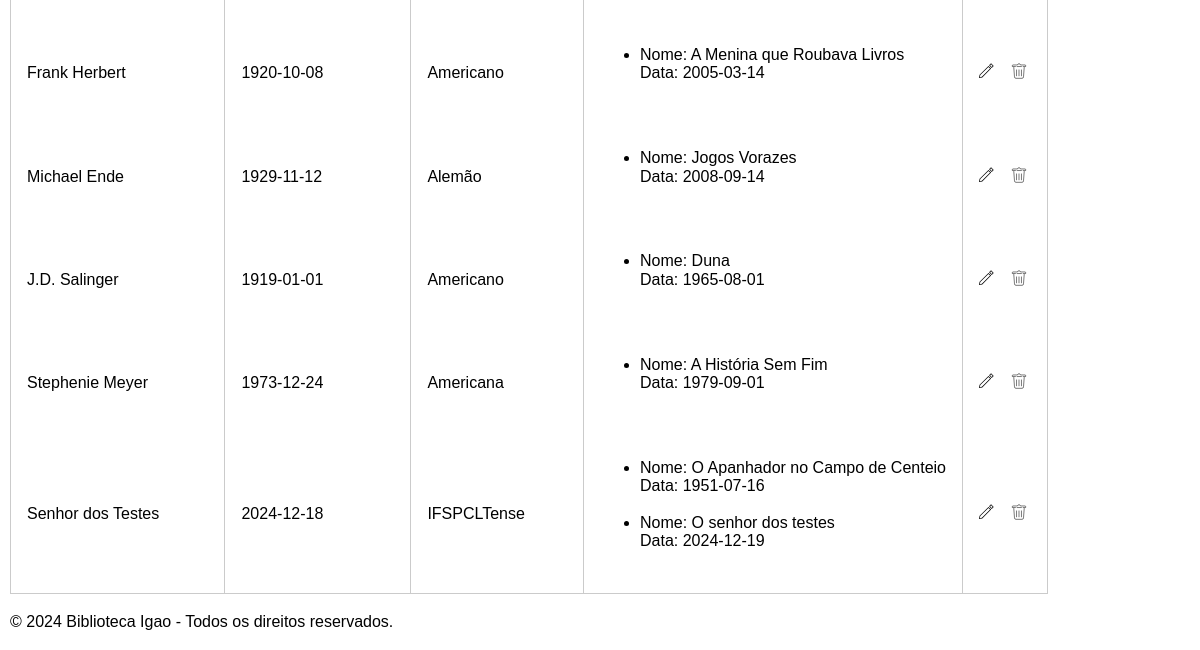
Page /authors/autores (lower part) on the earlier database version.
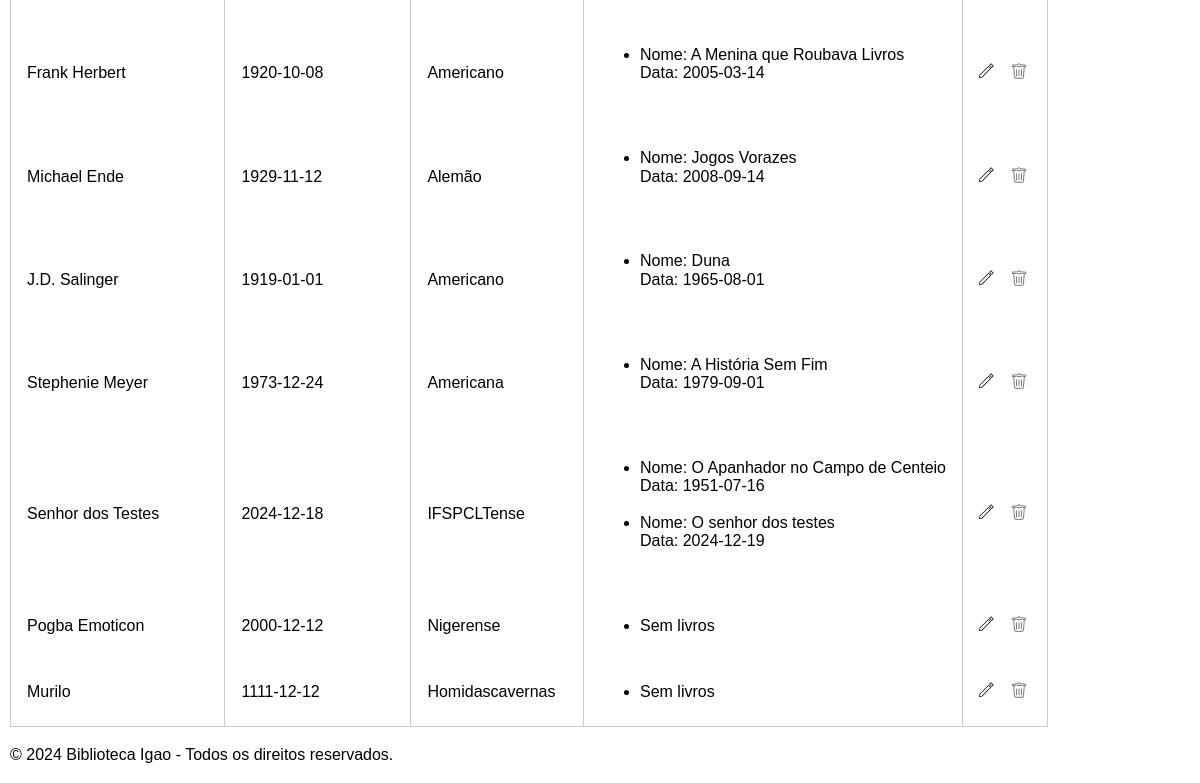
Same page on the later database version.
### Uniao/model/Autores.py (models this page shows)
class Autores(database.Model):
    id = database.Column(database.Integer, primary_key=True)
    nome = database.Column(database.String(100), nullable=False)
    data_nascimento = database.Column(database.Date, nullable=True)
    nacionalidade = database.Column(database.String(50), nullable=False)
    livros = database.relationship("Livros", back_populates="autor", lazy=True)
    def JSonificar(self):
        return {
            "id": self.id,
            "nome": self.nome,
            "data_nascimento": self.data_nascimento.isoformat() if self.data_nascimento else None,
            "nacionalidade": self.nacionalidade,
            "livros": [livro.JSonificar() for livro in self.livros]
        }

### Uniao/model/Livros.py (models this page shows)
class Livros(database.Model):
    id = database.Column(database.Integer, primary_key=True)
    titulo = database.Column(database.String(150), nullable=False)
    isbn = database.Column(database.String(13), unique=True, nullable=False)
    data_publicacao = database.Column(database.Date, nullable=True)
    autor_id = database.Column(database.Integer, database.ForeignKey("autores.id"), nullable=True)
    categoria_id = database.Column(database.Integer, database.ForeignKey("categorias.id"), nullable=True)
    quantidade_total = database.Column(database.Integer, nullable=False)
    quantidade_disponivel = database.Column(database.Integer, nullable=True)
    autor = database.relationship("Autores", back_populates="livros", lazy=True)
    categoria = database.relationship("Categorias", back_populates="livros", lazy=True)
    reservas = database.relationship("Reservas", back_populates="livro", lazy=True)
    emprestimos = database.relationship("Emprestimos", back_populates="livro", lazy=True)
    def JSonificar(self):
        return {
            "id": self.id,
            "titulo": self.titulo,
            "isbn": self.isbn,
            "data_publicacao": self.data_publicacao.isoformat() if self.data_publicacao else None,
            "autor": self.autor.nome if self.autor else "Autor não definido",
            "categoria": self.categoria.nome if self.categoria else "Categoria não definida",
            "quantidade_total": self.quantidade_total,
            "quantidade_disponivel": self.quantidade_disponivel
        }

### Uniao/controller/AutorController.py (the view)
@authorController.route("/autores", methods=["GET"])
def view_autores():
    try:
        autores_json = autorRepository.searchAutoresJSON()
        return render_template("Autor/autores.html", autores=autores_json)
    except Exception as e:
        flash(f"Erro ao carregar autores: {e}", "error")
        return render_template("Autor/autores.html", autores=[])

### Uniao/DAO/AutorDAO.py (called while the page is built)
    @staticmethod
    def searchAutores():
        try:
            return Autores.query.all()
        except SQLAlchemyError as e:
            print(f"Erro ao buscar autores: {e}")
            return []

### Uniao/repository/AutorRepository.py (called while the page is built)
    def searchAutoresJSON(self):
        try:
            autores = self.autorDAO.searchAutores()
            return [autor.JSonificar() for autor in autores]
        except Exception as e:
            print(f"Erro ao buscar autores: {e}")
            return []

### Uniao/templates/Autor/autores.html (shortened to what this page needs)
<!DOCTYPE html>
<html lang="pt-br">
<head>
    <link rel="stylesheet" href="{{ url_for('static', filename='css/base.css') }}">
    <link rel="stylesheet" href="{{ url_for('static', filename='css/formulario.css') }}">
    <link rel="stylesheet" href="{{ url_for('static', filename='css/table.css') }}">
</head>
<body>
    <main>
        <span style="font-size:20px;cursor:pointer" onclick="openNav()">&#9776; Outros Links</span><br><br>
        <br>
        <br>
        <table class="pure-table">
            <tbody>
                {% if autores %}
                {% for autor in autores %}
                <tr>
                    <td>{{ autor.nome }}</td>
                    <td>{{ autor.data_nascimento }}</td>
                    <td>{{ autor.nacionalidade }}</td>
                    <td>
                        <ul>
                            {% for livro in autor.livros %}
                            <li>Nome: {{ livro.titulo }}<br> Data: {{ livro.data_publicacao }}</li><br>
                            {% else %}
                            <li>Sem livros</li>
                            {% endfor %}
                        </ul>
                    </td>
                    <td>
                        <button class="imagem-botao" style="display:inline;">
                            <a href="{{ url_for('bp_autores.edit_autor', id=autor.id) }}"><img
                                    src="{{url_for('static', filename='img/pencil.svg')}}" alt="Editar"></a>
                        </button>
                        <form action="{{ url_for('bp_autores.delete_autor', id=autor.id) }}" method="POST"
                            style="display:inline;">
                            <button type="submit" style="cursor: pointer;" class="imagem-botao"
                                onclick="return confirm('Tem certeza que deseja excluir este autor?')">
                                <img style="cursor: pointer;" src="{{url_for('static', filename='img/delete.svg')}}"
                                    alt="Excluir">
                            </button>
                        </form>
                    </td>
                </tr>
                {% endfor %}
                {% else %}
                <tr>
                    <td colspan="5">Nenhum autor encontrado.</td>
                </tr>
                {% endif %}
            </tbody>
        </table>
    </main>
    {% include "Bases/rodape.html"%}
</body>
</html>

Differences in the rows shown:
added Autores: nome "Pogba Emoticon", data_nascimento "2000-12-12", nacionalidade "Nigerense"
added Autores: nome "Murilo", data_nascimento "1111-12-12", nacionalidade "Homidascavernas"
